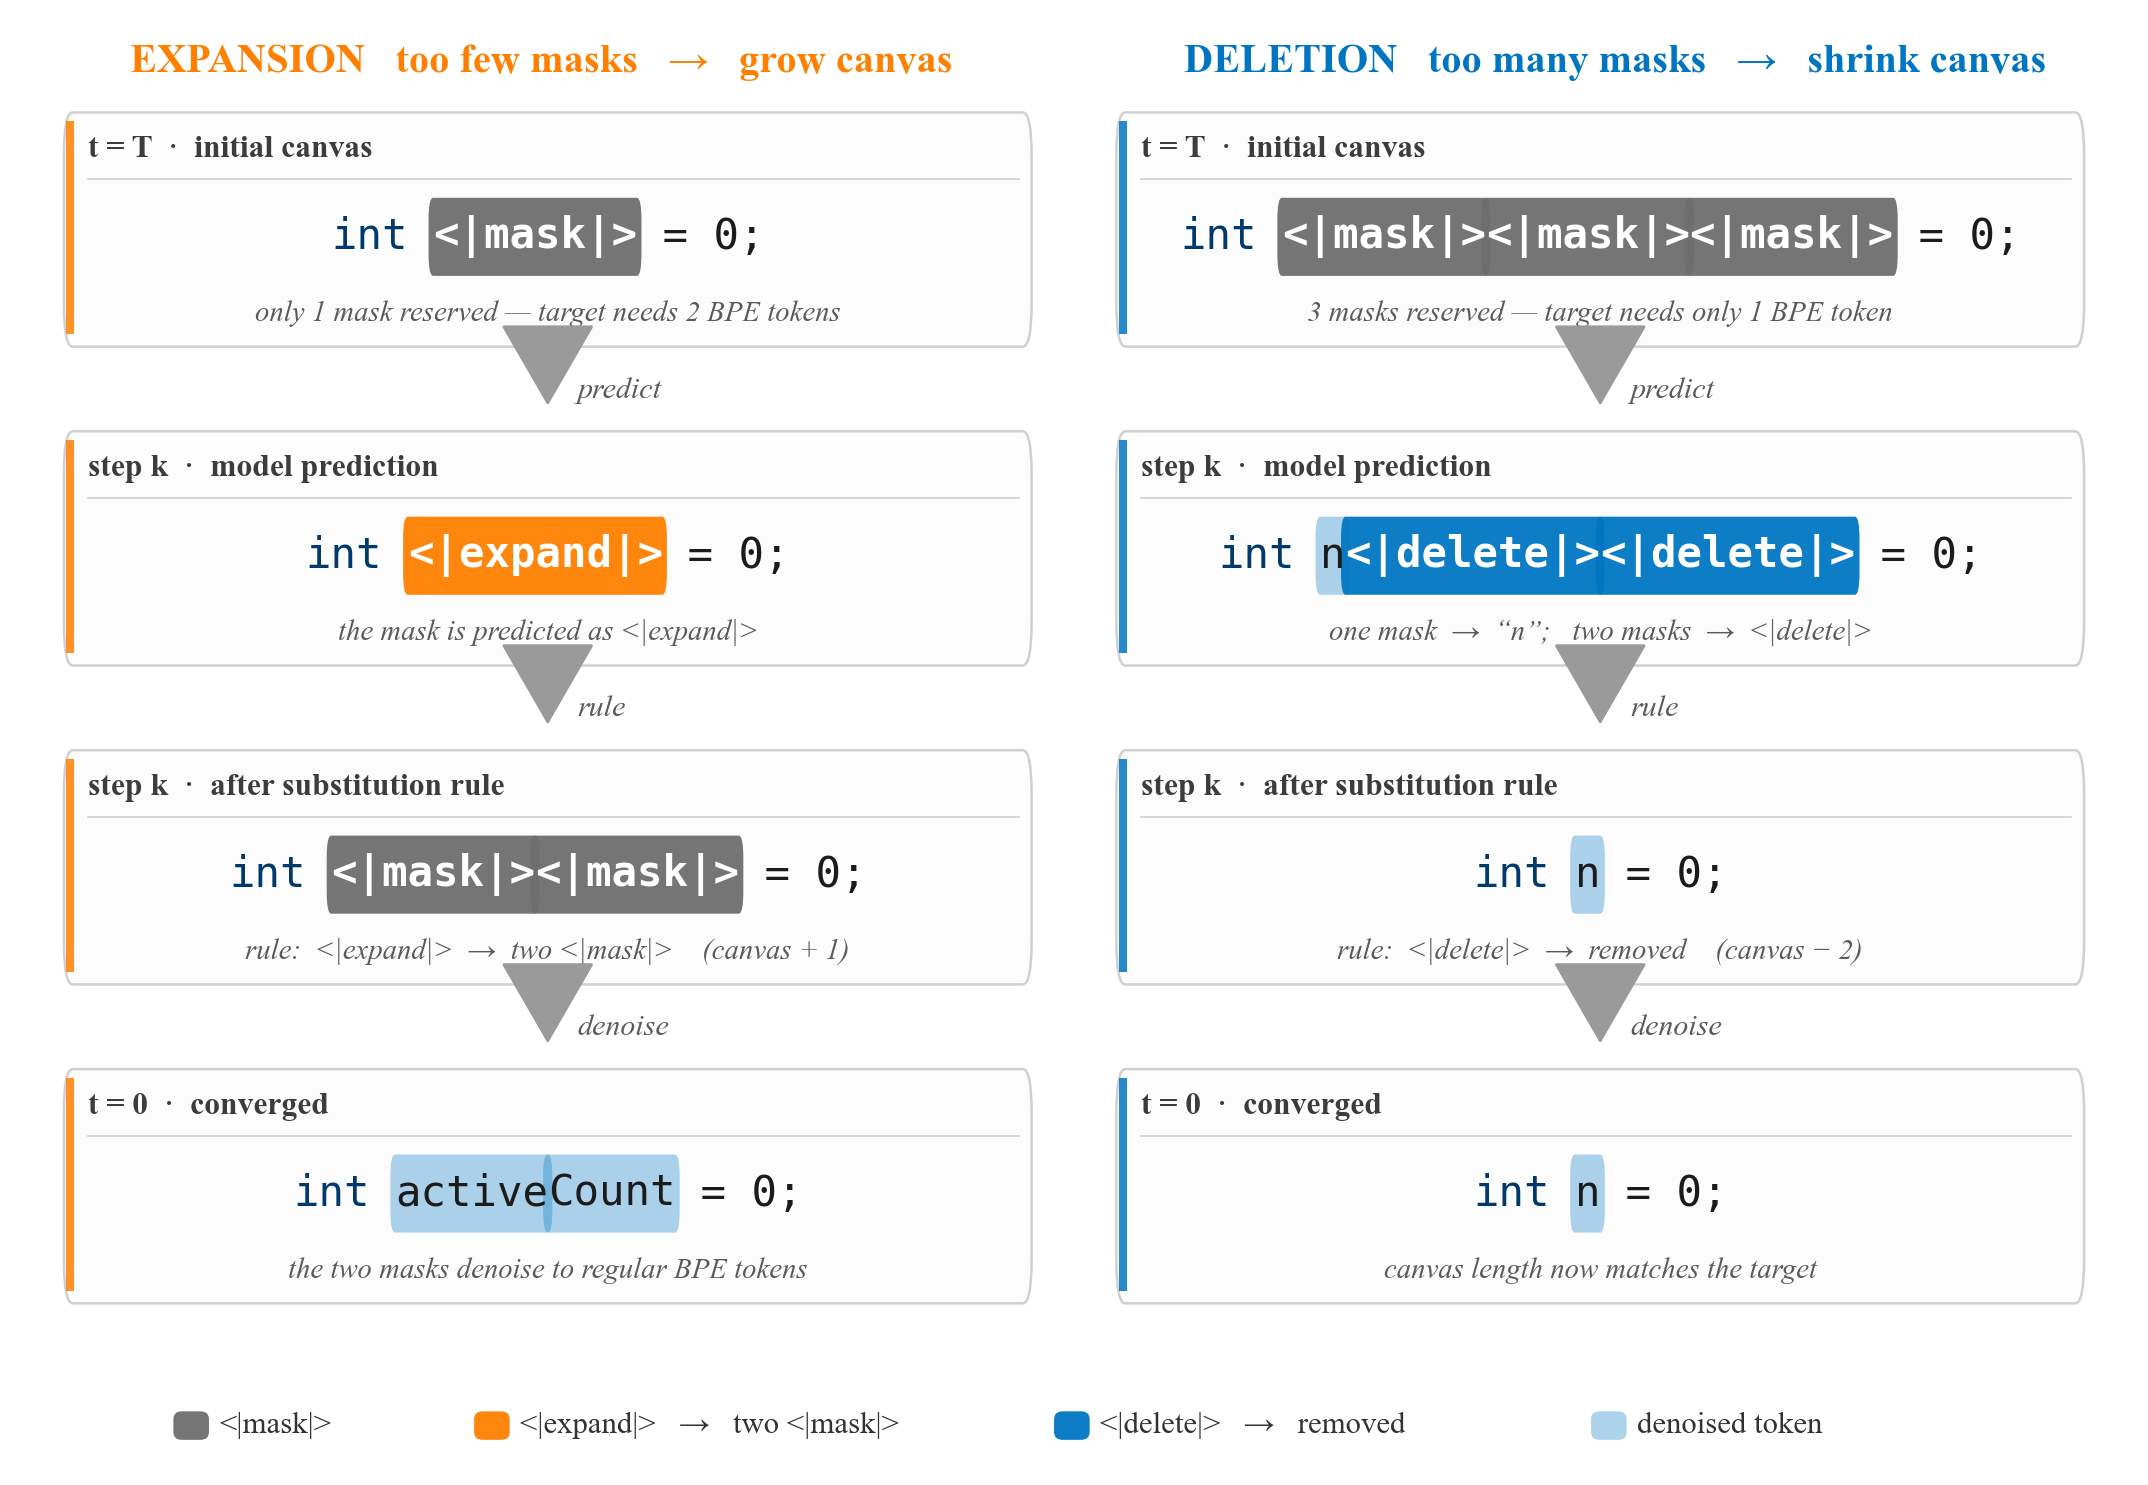

Source code (Python):
"""
Generate fig_dreamon_canvas.{pdf,png}: a diagrammatic explanation of
DreamOn's variable-length canvas mechanism (Wu et al., 2025), the
trick that frees masked diffusion language models from a fixed-size
canvas.

Two side-by-side trajectories illustrate the two new sentinel tokens,
applied to a tiny Java identifier-renaming infilling task that matches
the surrounding thesis context (Java variable-naming smells):

    <|expand|>  — predicted from <|mask|>, then deterministically
                  rewritten into TWO <|mask|> tokens at the same
                  position.  Effect: canvas grows by 1 per occurrence.
    <|delete|>  — predicted from <|mask|>, then deterministically
                  removed from the sequence.
                  Effect: canvas shrinks by 1 per occurrence.

Both substitutions are applied AFTER each denoising step, treating the
two new tokens as regular vocabulary items the model can predict —
which is exactly what makes the scheme architecture-agnostic.

Style matches analysis/make_dllm_demo_figure.py: IEEE figure*
(7.16 in) width, Times serif text, monospace code, soft pastel pills
on sentinel tokens, downward arrows between snapshots.
"""

import os
import matplotlib

matplotlib.use("Agg")
import matplotlib.pyplot as plt
import matplotlib.patches as mpatches
from matplotlib.patches import FancyBboxPatch, FancyArrowPatch

# ─────────────────────────────── paths ──────────────────────────────────────
HERE   = os.path.dirname(os.path.abspath(__file__))
OUTDIR = "/Users/davidhuang/Desktop/CoRefusion/figures/rebuilt"
os.makedirs(OUTDIR, exist_ok=True)

# ─────────────────────────────── colours ────────────────────────────────────
# Remapped to the unified CoReFusion TU Delft blue + orange palette.
C_MASK         = "#6E6E6E"   # gray placeholder hole — <|mask|>
C_EXPAND       = "#FF8000"   # orange — <|expand|> op + EXPANSION column accent
C_DELETE       = "#0076C2"   # blue — <|delete|> op + DELETION column accent
C_REVEAL       = "#0076C2"   # blue (low alpha) — revealed/resolved token
C_CODE         = "#1B1B1B"
C_KW           = "#00396B"
C_TYPE         = "#6E6E6E"
C_PANEL_BG     = "#FCFCFC"
C_PANEL_BORDER = "#D0D0D0"
C_ARROW        = "#9A9A9A"
C_LABEL_SUB    = "#5A5A5A"
C_BADGE        = "#3C3C3C"

plt.rcParams.update({
    "font.family":  "serif",
    "font.serif":   ["Times New Roman", "DejaVu Serif"],
    "font.size":    9,
    "pdf.fonttype": 42,
    "ps.fonttype":  42,
})


# ─────────────────────────────── content ────────────────────────────────────
# Each panel: dict with
#   "step"   : badge text (top of panel)
#   "sub"    : italic caption (bottom of panel)
#   "tokens" : list of (text, kind) — rendered left-to-right in monospace.
# kind:
#   "plain"  — regular code
#   "kw"     — Java keyword
#   "mask"   — <|mask|>     red pill, white bold text
#   "expand" — <|expand|>   orange pill
#   "delete" — <|delete|>   blue pill
#   "reveal" — denoised regular token, low-alpha green pill

EXPAND_TRAJ = [
    {
        "step": "t = T  ·  initial canvas",
        "sub":  "only 1 mask reserved — target needs 2 BPE tokens",
        "tokens": [("int", "kw"), (" ", "plain"),
                   ("<|mask|>", "mask"),
                   (" = 0;", "plain")],
    },
    {
        "step": "step k  ·  model prediction",
        "sub":  "the mask is predicted as <|expand|>",
        "tokens": [("int", "kw"), (" ", "plain"),
                   ("<|expand|>", "expand"),
                   (" = 0;", "plain")],
    },
    {
        "step": "step k  ·  after substitution rule",
        "sub":  "rule:  <|expand|>  →  two <|mask|>    (canvas + 1)",
        "tokens": [("int", "kw"), (" ", "plain"),
                   ("<|mask|>", "mask"), ("<|mask|>", "mask"),
                   (" = 0;", "plain")],
    },
    {
        "step": "t = 0  ·  converged",
        "sub":  "the two masks denoise to regular BPE tokens",
        "tokens": [("int", "kw"), (" ", "plain"),
                   ("active", "reveal"), ("Count", "reveal"),
                   (" = 0;", "plain")],
    },
]

DELETE_TRAJ = [
    {
        "step": "t = T  ·  initial canvas",
        "sub":  "3 masks reserved — target needs only 1 BPE token",
        "tokens": [("int", "kw"), (" ", "plain"),
                   ("<|mask|>", "mask"), ("<|mask|>", "mask"), ("<|mask|>", "mask"),
                   (" = 0;", "plain")],
    },
    {
        "step": "step k  ·  model prediction",
        "sub":  "one mask  →  “n”;   two masks  →  <|delete|>",
        "tokens": [("int", "kw"), (" ", "plain"),
                   ("n", "reveal"),
                   ("<|delete|>", "delete"), ("<|delete|>", "delete"),
                   (" = 0;", "plain")],
    },
    {
        "step": "step k  ·  after substitution rule",
        "sub":  "rule:  <|delete|>  →  removed    (canvas − 2)",
        "tokens": [("int", "kw"), (" ", "plain"),
                   ("n", "reveal"),
                   (" = 0;", "plain")],
    },
    {
        "step": "t = 0  ·  converged",
        "sub":  "canvas length now matches the target",
        "tokens": [("int", "kw"), (" ", "plain"),
                   ("n", "reveal"),
                   (" = 0;", "plain")],
    },
]


# ─────────────────────────────── helpers ────────────────────────────────────
def get_style(kind):
    """Return (text_color, pill_bg_color, pill_alpha, is_pill, bold)."""
    palette = {
        "kw":     (C_KW,    None,     0,    False, False),
        "type":   (C_TYPE,  None,     0,    False, False),
        "mask":   ("white", C_MASK,   0.95, True,  True),
        "expand": ("white", C_EXPAND, 0.95, True,  True),
        "delete": ("white", C_DELETE, 0.95, True,  True),
        "reveal": (C_CODE,  C_REVEAL, 0.32, True,  False),
        "plain":  (C_CODE,  None,     0,    False, False),
    }
    return palette.get(kind, palette["plain"])


def draw_code_line(ax, tokens, y, font_size, x_start):
    """Render a list of (text, kind) tokens horizontally at row y."""
    PAD_X  = 0.18
    HALF_H = 0.32
    x = x_start
    for text, kind in tokens:
        color, bg, alpha, pill, bold = get_style(kind)
        w = len(text)
        if pill:
            rect = FancyBboxPatch(
                (x - PAD_X, y - HALF_H), w + 2 * PAD_X, 2 * HALF_H,
                boxstyle="round,pad=0.0,rounding_size=0.18",
                facecolor=bg, edgecolor='none', alpha=alpha, zorder=1,
            )
            ax.add_patch(rect)
        ax.text(x, y, text, family='monospace', fontsize=font_size,
                color=color, ha='left', va='center', zorder=3,
                fontweight='bold' if bold else 'normal')
        x += w
    return x - x_start


def tune_font_for_axes(fig, ax, fontsize_init):
    """Return the monospace font size that makes 1 char = 1 data unit on ax."""
    N = 40
    probe = ax.text(0, 0, "X" * N, family='monospace', fontsize=fontsize_init,
                    ha='left', va='bottom', alpha=0.0)
    fig.canvas.draw()
    bbox = probe.get_window_extent(renderer=fig.canvas.get_renderer())
    probe.remove()
    inv = ax.transData.inverted()
    x0 = inv.transform((bbox.x0, bbox.y0))[0]
    x1 = inv.transform((bbox.x1, bbox.y0))[0]
    observed = (x1 - x0)
    return fontsize_init * (N / observed)


# Each panel reserves PANEL_COLS chars of horizontal data space.
# 38 cols comfortably fits the widest line we render — namely
#   "int <|mask|><|mask|><|mask|> = 0;" = 33 chars
PANEL_COLS = 38


def draw_panel(fig, x0, y0, w, h, panel, accent, code_font):
    ax = fig.add_axes([x0, y0, w, h])
    ax.set_xlim(-0.4, PANEL_COLS + 0.4)
    ax.set_ylim(-0.10, 2.10)
    ax.axis('off')

    # background
    bg_patch = FancyBboxPatch(
        (0.0, 0.05), PANEL_COLS, 1.92,
        boxstyle="round,pad=0.0,rounding_size=0.35",
        facecolor=C_PANEL_BG, edgecolor=C_PANEL_BORDER, linewidth=0.6,
        zorder=0,
    )
    ax.add_patch(bg_patch)

    # left-edge accent stripe (matches sibling figure)
    stripe = mpatches.Rectangle(
        (0.10, 0.15), 0.30, 1.75,
        facecolor=accent, edgecolor='none', alpha=0.85, zorder=2,
    )
    ax.add_patch(stripe)

    # step badge (top, bold serif) with thin underline divider
    ax.text(0.95, 1.66, panel["step"],
            fontsize=7.6, color=C_BADGE, ha='left', va='center',
            fontweight='bold', family='serif')
    # divider line between badge and code area
    ax.plot([0.95, PANEL_COLS - 0.5], [1.42, 1.42],
            color=C_PANEL_BORDER, linewidth=0.4, zorder=1)

    # code line, centred
    code_chars = sum(len(t[0]) for t in panel["tokens"])
    x_start = max(1.0, (PANEL_COLS - code_chars) / 2)
    draw_code_line(ax, panel["tokens"], 0.95, code_font, x_start=x_start)

    # italic sub-caption (bottom)
    ax.text(PANEL_COLS / 2, 0.32, panel["sub"],
            fontsize=6.9, fontstyle='italic', color=C_LABEL_SUB,
            ha='center', va='center')


# ─────────────────────────────── figure ─────────────────────────────────────
FIG_W = 7.16   # IEEE figure*
FIG_H = 4.95   # title strip removed — figure goes straight from column headers to panels

fig = plt.figure(figsize=(FIG_W, FIG_H), dpi=200)

# column headers (no title above)
fig.text(0.252, 0.970,
         "EXPANSION   too few masks   →   grow canvas",
         fontsize=9.7, fontweight='bold', ha='center', va='top', color=C_EXPAND)
fig.text(0.752, 0.970,
         "DELETION   too many masks   →   shrink canvas",
         fontsize=9.7, fontweight='bold', ha='center', va='top', color=C_DELETE)

# panel placement
LEFT_X   = 0.025
RIGHT_X  = 0.515
COL_W    = 0.460
TOP_Y    = 0.935
BOT_Y    = 0.110
N_PANELS = 4
GAP_V    = 0.034
H_PANEL  = (TOP_Y - BOT_Y - GAP_V * (N_PANELS - 1)) / N_PANELS

# tune monospace font size ONCE — all 8 panels share the same axes geometry
_sample = fig.add_axes([0, 0, COL_W, H_PANEL])
_sample.set_xlim(-0.4, PANEL_COLS + 0.4)
_sample.set_ylim(-0.10, 2.10)
_sample.axis('off')
CODE_FONT = tune_font_for_axes(fig, _sample, 9.0)
fig.delaxes(_sample)

# draw all 8 panels and remember anchors for the arrow layer
panel_anchors = []
for i in range(N_PANELS):
    y_top = TOP_Y - i * (H_PANEL + GAP_V)
    y0    = y_top - H_PANEL
    panel_anchors.append((y_top, y0))
    draw_panel(fig, LEFT_X,  y0, COL_W, H_PANEL,
               EXPAND_TRAJ[i], C_EXPAND, CODE_FONT)
    draw_panel(fig, RIGHT_X, y0, COL_W, H_PANEL,
               DELETE_TRAJ[i], C_DELETE, CODE_FONT)

# downward arrows between row pairs, labelled with the operation that
# bridges the two snapshots
ARROW_LABELS = ["predict", "rule", "denoise"]

arrow_ax = fig.add_axes([0, 0, 1, 1])
arrow_ax.set_xlim(0, 1); arrow_ax.set_ylim(0, 1)
arrow_ax.axis('off'); arrow_ax.patch.set_alpha(0)

for col_center in (LEFT_X + COL_W / 2, RIGHT_X + COL_W / 2):
    for i in range(N_PANELS - 1):
        y_top_p = panel_anchors[i][1]      # bottom of panel i
        y_bot_p = panel_anchors[i + 1][0]  # top of panel i+1
        arrow = FancyArrowPatch(
            (col_center, y_top_p - 0.001),
            (col_center, y_bot_p + 0.001),
            arrowstyle='-|>,head_length=2.6,head_width=1.5',
            color=C_ARROW, linewidth=0.7, mutation_scale=7,
        )
        arrow_ax.add_patch(arrow)
        arrow_ax.text(col_center + 0.014,
                      (y_top_p + y_bot_p) / 2,
                      ARROW_LABELS[i],
                      fontsize=7.2, color="#5A5A5A",
                      ha='left', va='center', fontstyle='italic')

# legend
LEG_Y = 0.040
def legend_chip(x_left, color, alpha, label, label_dx=0.022):
    cax = fig.add_axes([x_left, LEG_Y - 0.012, 0.018, 0.024])
    cax.axis('off')
    cax.set_xlim(0, 1); cax.set_ylim(0, 1)
    cax.add_patch(FancyBboxPatch(
        (0.04, 0.10), 0.92, 0.80,
        boxstyle="round,pad=0.0,rounding_size=0.22",
        facecolor=color, alpha=alpha, edgecolor='none',
    ))
    fig.text(x_left + label_dx, LEG_Y, label,
             fontsize=7.4, color="#333", ha='left', va='center')

legend_chip(0.080, C_MASK,   0.95, "<|mask|>")
legend_chip(0.220, C_EXPAND, 0.95, "<|expand|>   →   two <|mask|>")
legend_chip(0.490, C_DELETE, 0.95, "<|delete|>   →   removed")
legend_chip(0.740, C_REVEAL, 0.32, "denoised token")

# save
OUTDIR  = "/Users/davidhuang/Desktop/CoRefusion/figures/rebuilt"
out_pdf = os.path.join(OUTDIR, "fig02_dreamon_canvas.pdf")
out_png = os.path.join(OUTDIR, "fig02_dreamon_canvas.png")
fig.savefig(out_pdf, pad_inches=0.04)
fig.savefig(out_png, pad_inches=0.04, dpi=300)
plt.close(fig)
print(f"Wrote {out_pdf}")
print(f"Wrote {out_png}")
